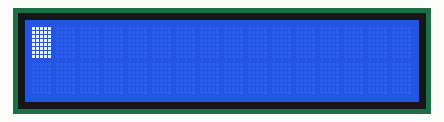
Recording of a sketch running on a simulated ESP8266 (NodeMCU). On the bench: 16×2 character LCD. WiFi joins after 1.5 s; servers stay silent unless stated; what the sketch prints to the serial monitor is not drawn.

Above: at 8.9 s.
At 22.1 s:
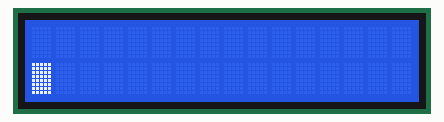

The sketch:

board.ino
```cpp
// ############# LIBRARIES ############### //

#include <ESP8266WiFi.h>
#include <ESP8266HTTPClient.h>
#include <WiFiClient.h>
#include <ArduinoJson.h>
#include <LiquidCrystal.h>

// ############# VARIABLES ############### //

const int serial = 9600;
const char* ssid = "***";
const char* password = "***";
const char* serverName = "***";

unsigned long timerDelay = 5000;

// ############# OBJECTS ############### //

LiquidCrystal lcd(12, 11, 10, 9, 8, 7);

// ############# PROTOTYPES ############### //

void initSerial();
void initWiFi();

// ############## SETUP ################# //

void setup() {
  initSerial();
  initWiFi();
  lcd.begin(16, 2);
}

// ############### LOOP ################# //

void loop() {

  if(WiFi.status()== WL_CONNECTED){

    WiFiClient client;
    HTTPClient http;

    // Send request
    http.useHTTP10(true);
    http.begin(client, "http://localhost:4000/api/board/");
    http.GET();
    DynamicJsonDocument doc(2048);
    deserializeJson(doc, http.getStream());

    const char* title = doc["title"];
    const char* message = doc["message"];

    lcd.print(title);
    delay(3000);
    lcd.setCursor(0,1);
    lcd.print(message);
    delay(3000);
    lcd.clear();
    lcd.blink();
    delay(4000);

    // Disconnect
    http.end();

    delay(timerDelay);

  }
  else {
    Serial.println("WiFi Disconnected");
  }

}

// ############### OTHER ################# //

void initSerial() {
  Serial.begin(serial);
}

void initWiFi() {
  delay(100);
  Serial.println("Connecting" + String(ssid));
  WiFi.begin(ssid, password);
  while(WiFi.status() != WL_CONNECTED) {
    delay(500);
    Serial.print(".");
  }
  Serial.println("");
  Serial.print("Connected to " + String(ssid) + " | IP => ");
  Serial.println(WiFi.localIP());
}
```

Measured:
- what the display in image 0 shows lasts 13.2 s, from 8.9 s to 22.1 s
